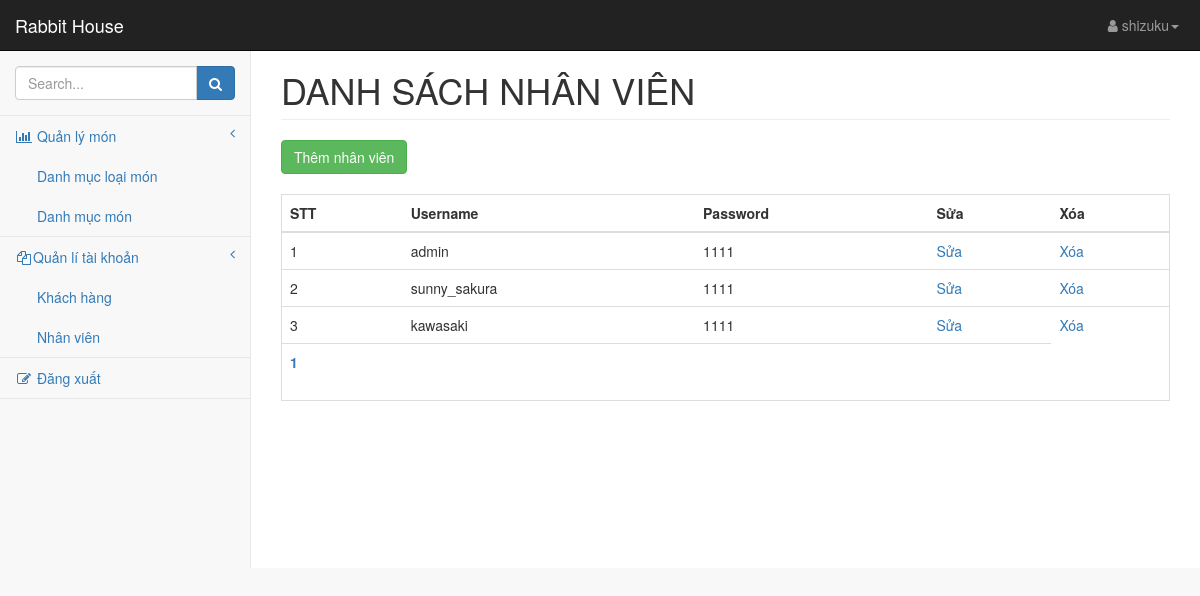
The page /Admin/list_user.php (signed in) on the database its author committed.
### tables this page shows
CREATE TABLE `tblusers` (
  `id_user` int(11) NOT NULL,
  `username` text NOT NULL,
  `password` text NOT NULL
);

### Admin/list_user.php (the view, shortened to what this page needs)
<?php
if(isset($_SESSION["username"]))
	$username	=	$_SESSION["username"];
else
	header("location:login.php");
?>
<!DOCTYPE html>
<html lang="en">
    <head>
        <link href="../css/bootstrap.min.css" rel="stylesheet">
        <link href="../css/metisMenu.min.css" rel="stylesheet">
        <link href="../css/timeline.css" rel="stylesheet">
        <link href="../css/startmin.css" rel="stylesheet">
        <link href="../css/morris.css" rel="stylesheet">
        <link href="../css/font-awesome.min.css" rel="stylesheet" type="text/css">
    </head>
    <body>
        <div id="wrapper">
            <nav class="navbar navbar-inverse navbar-fixed-top" role="navigation">
                <div class="navbar-header">
                    <a class="navbar-brand" href="blank.php">Rabbit House</a>
                </div>
                <ul class="nav navbar-right navbar-top-links">
                    <li class="dropdown">
                        <a class="dropdown-toggle" data-toggle="dropdown" href="#">
                            <i class="fa fa-user fa-fw"></i><?=$username?></$username?><b class="caret"></b>
                        </a>
                    </li>
                </ul>
              <?php
					include"../include/left_admin.php";
				?>
            </nav>
			<div id="page-wrapper">
                <div class="container-fluid">
                    <div class="row">
                        <div class="col-lg-12">
                            <h1 class="page-header">DANH SÁCH NHÂN VIÊN</h1>
							<button type="button" class="btn btn-success" style="margin-bottom: 20px" onClick="javascript:window.location.href='insert_user.php'">Thêm nhân viên</button>
                        </div>
                    </div>
                                   <div class="table-responsive table-bordered">
                                        <table class="table">
                                            <thead>
                                                <tr>
                                                    <th>STT</th>
                                                    <th>Username</th>
													<th>Password</th>
                                                    <th>Sửa</th>
                                                    <th>Xóa </th>
                                                </tr>
                                            </thead>
                                            <tbody
												<?php
													include("../include/connect.inc");
													$sql		=	"select * from tblusers";
												   	$rs 		=	mysqli_query($conn, $sql);
												    $count		=	mysqli_num_rows($rs);
												    $pageSize = 5;
												   	$pos 		=	(!isset($_GET["page"]))?0:($_GET["page"] -1)*$pageSize;
												    $sql		=	"select * from tblusers limit $pos, $pageSize";
												   	$rs 		=	mysqli_query($conn, $sql);
												   	$i			=	1;
												  while($row=mysqli_fetch_array($rs)){
													echo" <tr>
														<td>$i</td>
														<td>".$row["username"]."</td>
														<td>".$row["password"]."</td>
														<td><a href='edit_user.php?id=".$row["id_user"]."'>Sửa</a></td>
														<td><a href='javascript:del_confirm(\"del_user.php?id=".$row["id_user"]."\")'>Xóa</a></td>
														</tr>";
												   $i++;
												  }
												?>
                                                <tr>
                                                    <th colspan="4">
													 <?php
														for($i=1; $i<=ceil($count/$pageSize);$i++)
															echo "<a href='list_user.php?page=$i'>".$i."</a>&nbsp&nbsp";
													?>
											</th>
                                                </tr>
                                            </tbody>
                                        </table>
                                    </div>
                </div>
            </div>
        </div>
    </body>
</html>

### css/startmin.css (style rules this page uses)
body { background-color: #f8f8f8; }
#wrapper { width: 100%; }
#page-wrapper { padding-top: 30px; min-height: 568px; background-color: #fff; }
@media (min-width:768px) { #page-wrapper { position: inherit; margin-left: 250px; padding: 30px 15px 0 15px; border-left: 1px solid #e7e7e7; } }
.navbar-header { float: left; }
.navbar-right { text-align: right; }
.navbar-top-links { margin: 0; }
.navbar-top-links li { display: inline-block; }
.navbar-top-links li:last-child { margin-right: 6px; }
.navbar-top-links li a { padding: 15px; min-height: 50px; }
.navbar-top-links>li>a { color: #999; }

### rows shown on the page
tblusers: username "admin", password "1111"
tblusers: username "sunny_sakura", password "1111"
tblusers: username "kawasaki", password "1111"

### other values the page prints
$username "shizuku"
